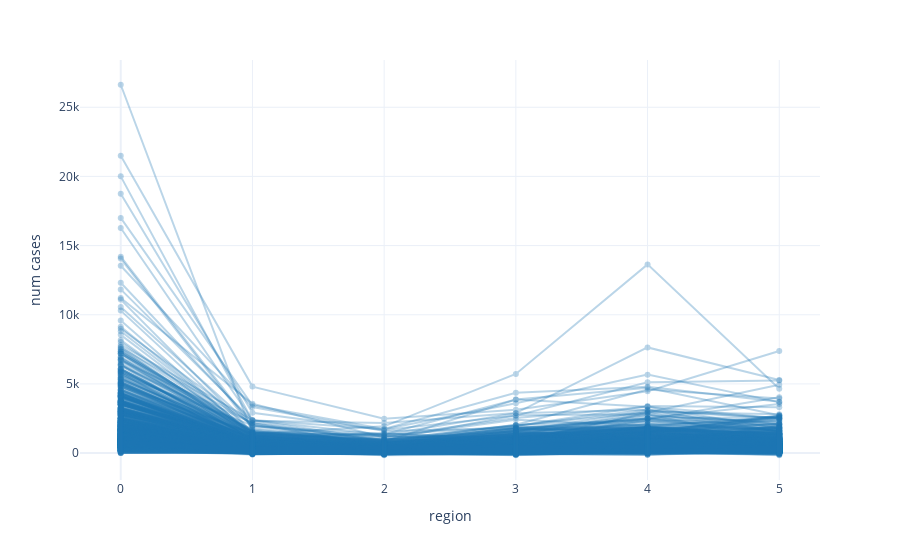

Notebook code cell kept with this figure:
### Markdown cell above
### Plot the samples drawn from the GP Prior using initial kernel hyperparameters - Fig 4

### Code cell
# Plot the process
plot_process(prior_samples_arviz.prior.pred_cases.values)
